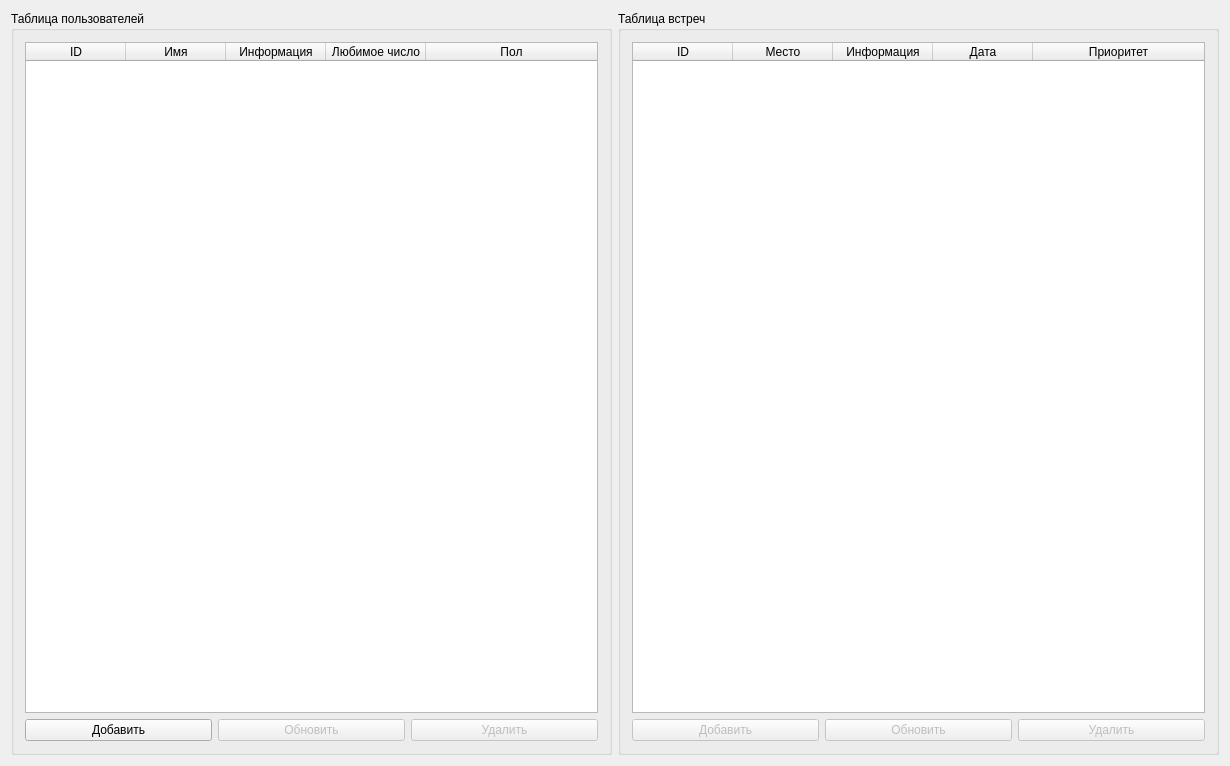
<?xml version="1.0" encoding="UTF-8"?>
<ui version="4.0">
 <class>MainWindow</class>
 <widget class="QMainWindow" name="MainWindow">
  <property name="geometry">
   <rect>
    <x>0</x>
    <y>0</y>
    <width>1230</width>
    <height>766</height>
   </rect>
  </property>
  <property name="windowTitle">
   <string>Клиент</string>
  </property>
  <property name="styleSheet">
   <string notr="true"/>
  </property>
  <widget class="QWidget" name="centralWidget">
   <layout class="QHBoxLayout" name="horizontalLayout_3">
    <item>
     <widget class="QGroupBox" name="groupBoxUsers">
      <property name="title">
       <string>Таблица пользователей</string>
      </property>
      <layout class="QGridLayout" name="gridLayout">
       <item row="0" column="0" colspan="3">
        <widget class="QTableWidget" name="tableUsers">
         <property name="editTriggers">
          <set>QAbstractItemView::NoEditTriggers</set>
         </property>
         <attribute name="horizontalHeaderStretchLastSection">
          <bool>true</bool>
         </attribute>
         <column>
          <property name="text">
           <string>ID</string>
          </property>
         </column>
         <column>
          <property name="text">
           <string>Имя</string>
          </property>
         </column>
         <column>
          <property name="text">
           <string>Информация</string>
          </property>
         </column>
         <column>
          <property name="text">
           <string>Любимое число</string>
          </property>
         </column>
         <column>
          <property name="text">
           <string>Пол</string>
          </property>
         </column>
        </widget>
       </item>
       <item row="1" column="0">
        <widget class="QPushButton" name="buttonAddUser">
         <property name="text">
          <string>Добавить</string>
         </property>
        </widget>
       </item>
       <item row="1" column="1">
        <widget class="QPushButton" name="buttonUpdateUser">
         <property name="enabled">
          <bool>false</bool>
         </property>
         <property name="text">
          <string>Обновить</string>
         </property>
        </widget>
       </item>
       <item row="1" column="2">
        <widget class="QPushButton" name="buttonDeleteUser">
         <property name="enabled">
          <bool>false</bool>
         </property>
         <property name="text">
          <string>Удалить</string>
         </property>
        </widget>
       </item>
      </layout>
     </widget>
    </item>
    <item>
     <widget class="QGroupBox" name="groupBoxAppointments">
      <property name="title">
       <string>Таблица встреч</string>
      </property>
      <layout class="QGridLayout" name="gridLayout_2">
       <item row="0" column="0" colspan="3">
        <widget class="QTableWidget" name="tableAppointments">
         <property name="styleSheet">
          <string notr="true">\</string>
         </property>
         <property name="editTriggers">
          <set>QAbstractItemView::NoEditTriggers</set>
         </property>
         <attribute name="horizontalHeaderStretchLastSection">
          <bool>true</bool>
         </attribute>
         <column>
          <property name="text">
           <string>ID</string>
          </property>
         </column>
         <column>
          <property name="text">
           <string>Место</string>
          </property>
         </column>
         <column>
          <property name="text">
           <string>Информация</string>
          </property>
         </column>
         <column>
          <property name="text">
           <string>Дата</string>
          </property>
         </column>
         <column>
          <property name="text">
           <string>Приоритет</string>
          </property>
         </column>
        </widget>
       </item>
       <item row="1" column="0">
        <widget class="QPushButton" name="buttonAddAppointment">
         <property name="enabled">
          <bool>false</bool>
         </property>
         <property name="text">
          <string>Добавить</string>
         </property>
        </widget>
       </item>
       <item row="1" column="1">
        <widget class="QPushButton" name="buttonUpdateAppointment">
         <property name="enabled">
          <bool>false</bool>
         </property>
         <property name="text">
          <string>Обновить</string>
         </property>
        </widget>
       </item>
       <item row="1" column="2">
        <widget class="QPushButton" name="buttonDeleteAppointment">
         <property name="enabled">
          <bool>false</bool>
         </property>
         <property name="text">
          <string>Удалить</string>
         </property>
        </widget>
       </item>
      </layout>
     </widget>
    </item>
   </layout>
  </widget>
 </widget>
 <layoutdefault spacing="6" margin="11"/>
 <resources/>
 <connections/>
</ui>
